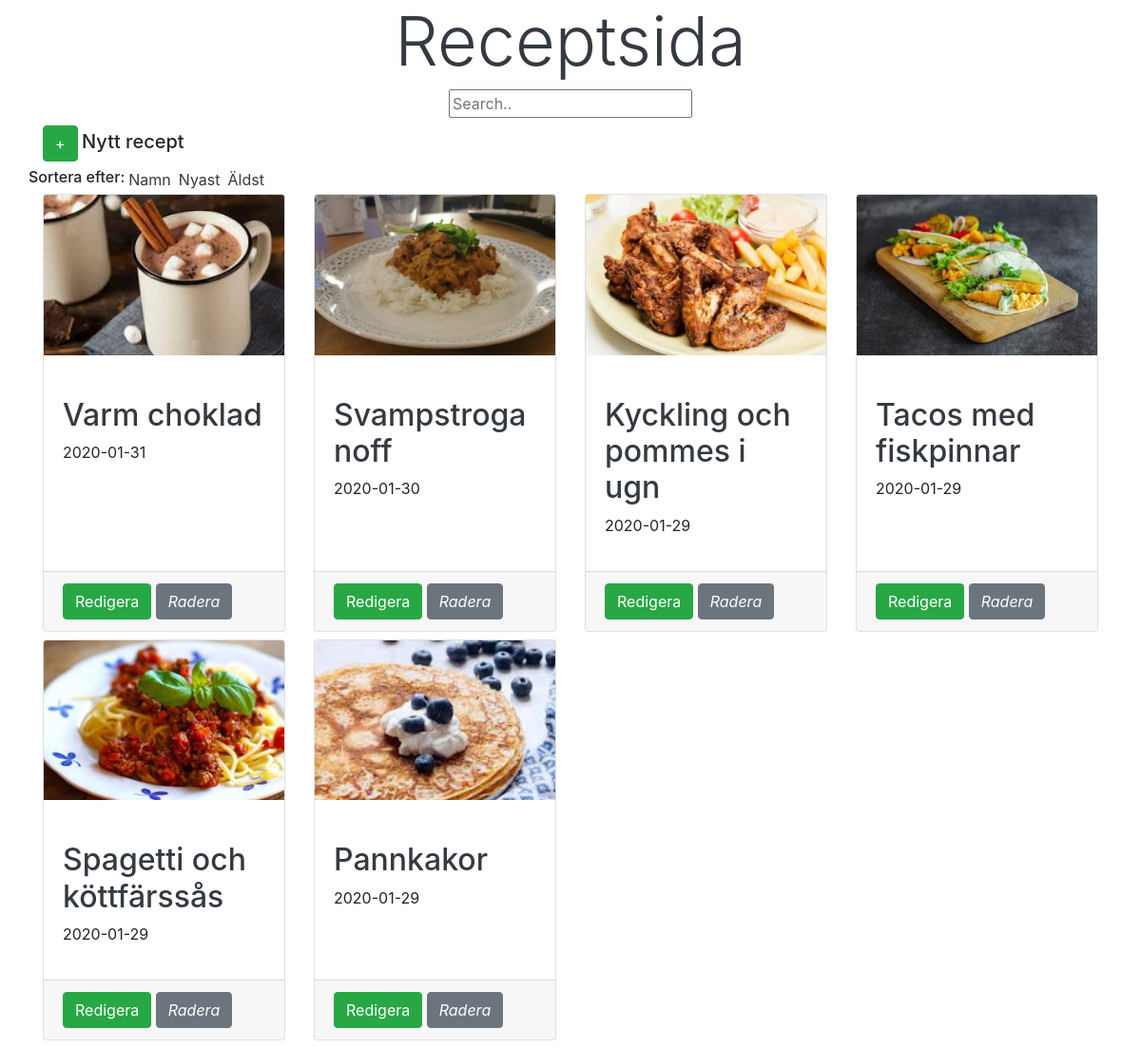
Page /home.php on the earlier database version.
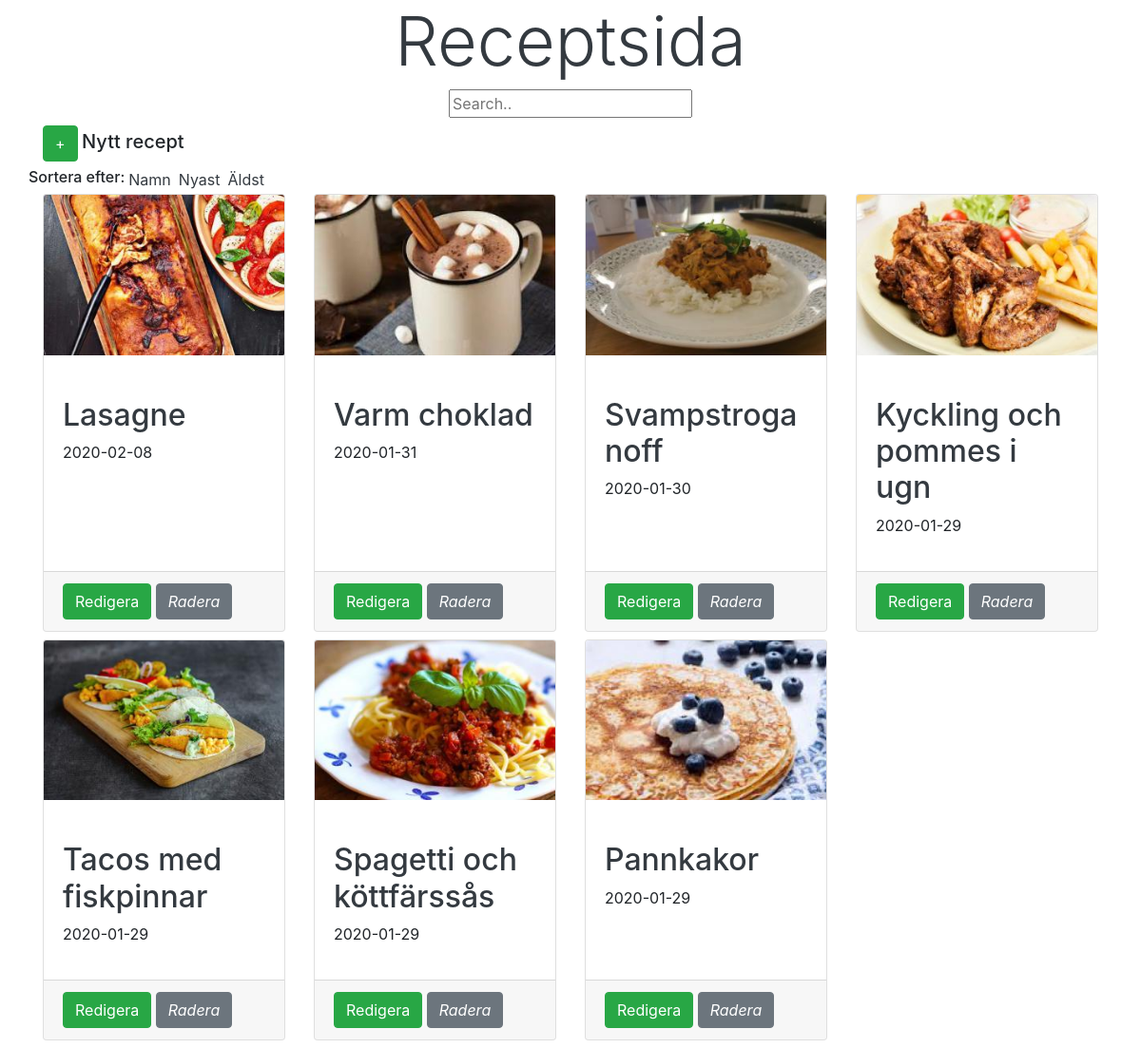
Same page on the later database version.
### tables this page shows
CREATE TABLE recipes
(
	id INTEGER not null
		constraint recipes_pk
			primary key,
	name varchar
, img varchar default NULL, date varchar);

### home.php (called while the page is built, shortened)
<?php
require "db.php";
if($vars == null){
    $vars = "";
}
$option = $vars;
$recipes = getAllRecipes($option);
require "views//index.view.php";

### db.php (called while the page is built, shortened)
<?php
function connect()
{
    try {
        $dsn = "sqlite:" . __DIR__ . "/recipes.sqlite";
        $db = new PDO($dsn);
        $db->setAttribute(PDO::ATTR_ERRMODE, PDO::ERRMODE_EXCEPTION);
        $db->setAttribute(PDO::ATTR_DEFAULT_FETCH_MODE, PDO::FETCH_ASSOC);
        return $db;
    } catch (PDOException $e) {
        echo $e->errorInfo;
        exit();
    }
}
function fetchAll($query, $search)
{
    $db = connect();
    $stmt = $db->prepare($query);
    $stmt->execute();
    return $stmt->fetchAll();
}
function getAllRecipes($option)
{
    $search = null;
    $ids = array();
    $result = array();
    $oneDimensionalArray = array();
    $query = "SELECT * FROM recipes";
    if ($option["option"] ?? null) {
        if ($option["option"] === "namn") {
            $query .= " ORDER BY name";
        } else if ($option["option"] === "nyast") {
            $query .= " ORDER BY id DESC";
        } else if ($option["option"] === "sökning") {
            $query .= " WHERE name LIKE :search";
            for ($i = 1; $i < 10; $i++) {
                $id = fetchAll("SELECT id FROM ingredients WHERE ingredient_" . $i . " LIKE :search ", $search);
                if (!empty($id)) {
                    array_push($ids, $id);
                }
            }
            if (!empty($ids)) {
                foreach ($ids as $key => $value) {
                    $name = getOneName($value[0]["id"]);
                    array_push($oneDimensionalArray, $name);
                }
            }
        }
    } else {
        $query .= " ORDER BY id DESC";
    }
    if (!empty($oneDimensionalArray)) {
        $result = call_user_func_array('array_merge', $oneDimensionalArray);
    } else {
        $result = array();
    }
    $fetch = fetchAll($query, $search);
    if (!empty($fetch)) {
        if (!empty($result)) {
            foreach ($fetch as $value) {
                array_unshift($result, $value);
            }
        } else {
            foreach ($fetch as $value) {
                array_push($result, $value);
            }
        }
    }
    return $result;
}

### views/index.view.php (the view, shortened to what this page needs)
<!doctype html>
<html lang="en">
<head>
    <link rel="stylesheet" href="https://stackpath.bootstrapcdn.com/bootstrap/4.4.1/css/bootstrap.min.css"
>
</head>
<body>
<main role="main" class="container">
    <div class="col">
        <div class="text-center"><h1 class="display-3"><a class="text-dark" href="../">Receptsida</a></h1></div>
        <form action="/sökning" method="get">
            <div class="text-center">
                <label for="search">
                    <input type="text" name="search" id="search" placeholder="Search.."> <br>
                </label>
            </div>
        </form>
    </div>
    <a href="nyttRecept" class="btn btn-success">+</a> <label for=""><h2 class="h5">Nytt recept</h2></label>
    <div class="row">
        <p class="h6"> Sortera efter: </p>
        <div class="mx-1"><a class="text-dark" href="/namn">Namn</a></div>
        <div class="mx-1"><a class="text-dark" href="/nyast">Nyast</a></div>
        <div class="mx-1"><a class="text-dark" href="/äldst">Äldst</a></div>
    </div>
    <div class="row">
        <?php
        foreach ($recipes as $recipe) {
                ?>
                <div class=" mb-2 d-flex align-content-stretch col-12 col-md-6 col-lg-4 col-xl-3">
                    <div class="card">
                        <?php if($recipe["img"] != null) { ?>
                            <a href="recept/<?= $recipe["id"] ?>"><img class="card-img-top"
                                                                       src="uploads/<?= $recipe["img"] ?>"
                                                                       alt="Card image cap"></a>
                        <?php } ?>
                        <div class="card-body">
                            <br>
                            <a href="recept/<?= $recipe["id"] ?>"><h2
                                    class="text-dark"><?= $recipe["name"]; ?></h2></a>
                            <p><?= $recipe["date"] ?></p>
                        </div>
                        <div class="card-footer">
                            <a href="redigeraRecept/<?= $recipe["id"] ?>" class="btn btn-success">Redigera</a>
                            <a onclick="return confirm('Är du säker på att du vill radera receptet?')"
                               href="raderaRecept/<?= $recipe["id"] ?>" class="btn btn-secondary"><i>Radera</i></a>
                        </div>
                    </div>
                </div>
            <?php
        }
        ?>
    </div>
</main>
</body>
</html>

### views/index.view.php (style rules this page uses)
a { text-decoration: none; color: black; }

Differences in the rows shown:
added recipes: img (picture), name "Lasagne", date "2020-02-08"
